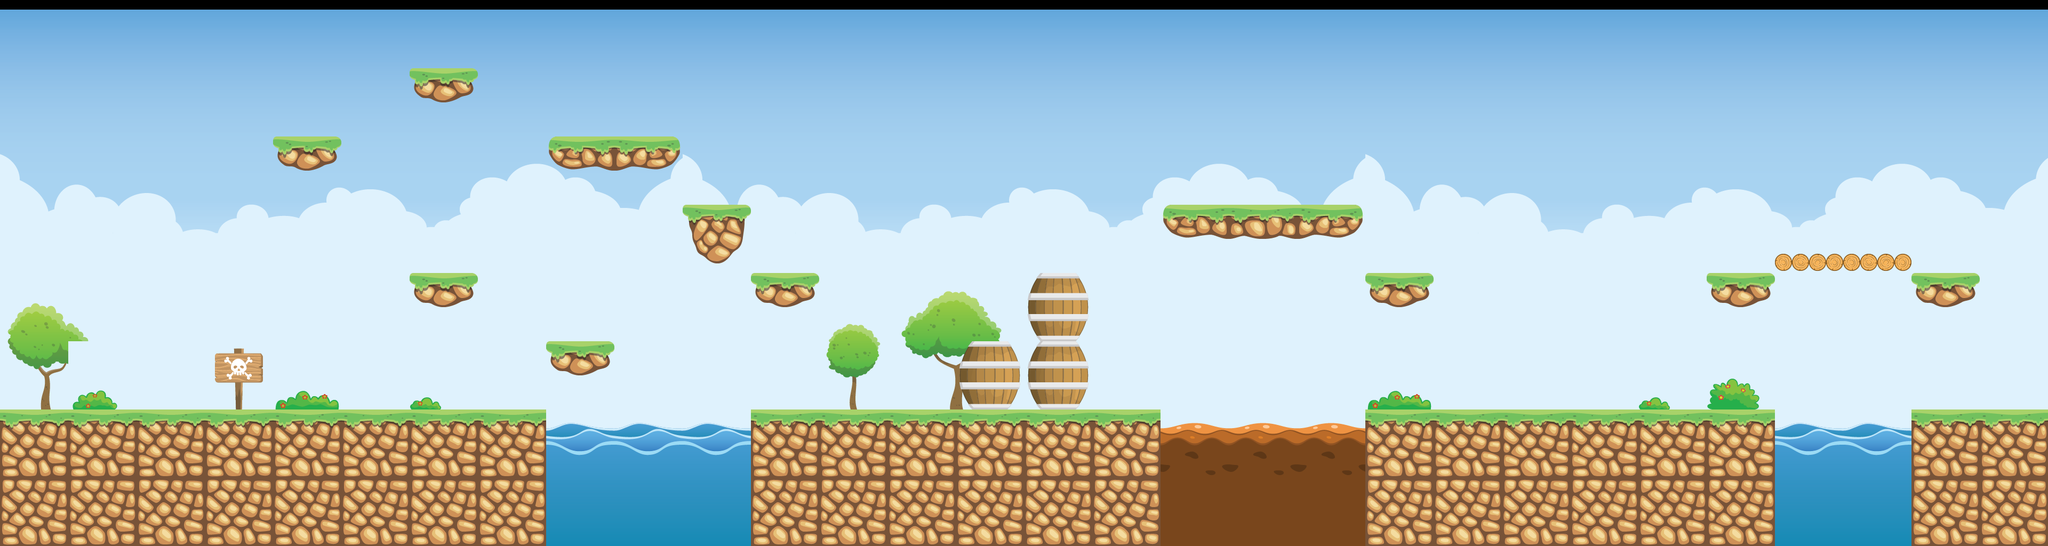

The image is a tile-based game level rendered from a .tmx file. Its description and complete source (layers, tilesets, objects, tile grids) follow:
An orthogonal 30x8 tile map with 128x128 px tiles, 3 tile layers (background, decoracoes, plataformas) and 28 objects.

<map version="1.2" tiledversion="1.3.4" orientation="orthogonal" renderorder="right-down" width="30" height="8" tilewidth="128" tileheight="128" infinite="0" nextlayerid="8" nextobjectid="57">
 <tileset firstgid="1" name="islandmap" tilewidth="128" tileheight="128" tilecount="132" columns="22">
  <image source="pirateisland.png" width="2816" height="768" />
 </tileset>
 <layer id="1" name="background" width="30" height="8">
  <data encoding="csv">
1,2,3,4,5,6,7,8,9,10,1,2,3,4,5,6,7,8,9,10,1,2,3,4,5,6,7,8,9,10,
23,24,25,26,27,28,29,30,31,32,23,24,25,26,27,28,29,30,31,32,23,24,25,26,27,28,29,30,31,32,
45,46,47,48,49,50,51,52,53,54,45,46,47,48,49,50,51,52,53,54,45,46,47,48,49,50,51,52,53,54,
67,68,69,70,71,72,73,74,75,76,67,68,69,70,71,72,73,74,75,76,67,68,69,70,71,72,73,74,75,76,
89,90,91,92,93,94,95,96,97,98,89,90,91,92,93,94,95,96,97,98,89,90,91,92,93,94,95,96,97,98,
111,112,113,114,115,116,117,118,119,120,111,112,113,114,115,89,89,89,89,89,89,89,90,90,90,116,117,118,119,120,
89,89,89,89,89,89,89,89,89,89,89,89,89,89,89,111,111,111,111,111,89,89,89,89,89,89,89,89,89,90,
111,111,111,111,111,111,111,111,111,111,111,111,111,111,89,89,89,89,111,112,111,111,111,111,111,111,111,111,111,112
</data>
 </layer>
 <layer id="2" name="decoracoes" width="30" height="8">
  <data encoding="csv">
0,0,0,0,0,0,0,0,0,0,0,0,0,0,0,0,0,0,0,0,0,0,0,0,0,0,0,0,0,0,
0,0,0,0,0,0,0,0,0,0,0,0,0,0,0,0,0,0,0,0,0,0,0,0,0,0,0,0,0,0,
0,0,0,0,0,0,0,0,0,0,0,0,0,0,0,0,0,0,0,0,0,0,0,0,0,0,0,0,0,0,
0,0,0,0,0,0,0,0,0,0,0,0,0,0,0,0,0,0,0,0,0,0,0,0,0,0,0,0,0,0,
59,60,0,0,0,0,0,0,0,0,0,0,15,103,104,0,0,0,0,0,0,0,0,0,0,0,0,0,0,0,
81,124,0,36,102,0,58,0,0,0,0,0,37,125,126,0,0,0,0,0,102,0,0,0,58,80,0,0,0,0,
0,0,0,0,0,0,0,0,131,131,131,0,0,0,0,0,0,129,129,129,0,0,0,0,0,0,131,131,0,0,
0,0,0,0,0,0,0,0,130,130,130,0,0,0,0,0,0,128,128,128,0,0,0,0,0,0,130,130,0,0
</data>
 </layer>
 <objectgroup id="5" name="plataforma">
  <object id="3" x="517" y="254" width="122" height="65" />
  <object id="4" x="768" y="515" width="125" height="62" />
  <object id="6" x="770" y="127" width="125" height="65" />
  <object id="7" x="1023" y="637" width="128" height="66" />
  <object id="8" x="1027" y="253" width="246" height="67" />
  <object id="13" x="1283" y="382" width="122" height="113" />
  <object id="14" x="1406" y="511" width="130" height="64" />
  <object id="15" x="1797" y="639" width="113" height="128" />
  <object id="16" x="1925" y="513" width="115" height="249" />
  <object id="17" x="2181" y="379" width="376" height="70" />
  <object id="19" x="2561" y="508" width="127" height="68" />
  <object id="20" x="3203" y="509" width="123" height="63" />
  <object id="22" x="3331" y="477" width="252" height="30" />
  <object id="26" x="3588" y="510" width="123" height="67" />
  <object id="30" x="3585" y="764" width="255" height="259" />
  <object id="31" x="2560" y="764" width="766" height="258" />
  <object id="33" x="1406" y="763" width="767" height="260" />
  <object id="37" x="0" y="764" width="1024" height="261" />
 </objectgroup>
 <objectgroup id="6" name="inimigo">
  <object id="39" x="1158.67" y="53.3333" width="117.333" height="196" />
  <object id="41" x="2949.33" y="550.667" width="129.333" height="209.333" />
 </objectgroup>
 <objectgroup id="7" name="recompensas">
  <object id="42" x="768" y="381.333" width="128" height="126.667" />
  <object id="44" x="509.333" y="114.667" width="132" height="136" />
  <object id="45" x="1025.33" y="130.667" width="132" height="121.333" />
  <object id="47" x="1409.33" y="372" width="125.333" height="137.333" />
  <object id="48" x="2169.33" y="244" width="134.667" height="130.667" />
  <object id="52" x="2306.67" y="242.667" width="129.333" height="137.333" />
  <object id="54" x="2433.33" y="246.667" width="132" height="136" />
  <object id="55" x="3197.33" y="626.667" width="129.333" height="138.667" />
 </objectgroup>
 <layer id="4" name="plataformas" width="30" height="8">
  <data encoding="csv">
0,0,0,0,0,0,0,0,0,0,0,0,0,0,0,0,0,0,0,0,0,0,0,0,0,0,0,0,0,0,
0,0,0,0,0,0,18,0,0,0,0,0,0,0,0,0,0,0,0,0,0,0,0,0,0,0,0,0,0,0,
0,0,0,0,18,0,0,0,85,40,0,0,0,0,0,0,0,0,0,0,0,0,0,0,0,0,0,0,0,0,
0,0,0,0,0,0,0,0,0,0,84,0,0,0,0,0,0,85,62,40,0,0,0,0,0,0,17,17,0,0,
0,0,0,0,0,0,18,0,0,0,0,18,0,0,0,38,0,0,0,0,18,0,0,0,0,18,0,0,18,0,
0,0,0,0,0,0,0,0,18,0,0,0,0,0,38,38,0,0,0,0,0,0,0,0,0,0,0,0,0,0,
21,21,21,21,21,21,21,21,0,0,0,21,21,21,21,21,21,0,0,0,21,21,21,21,21,21,0,0,21,21,
44,44,44,44,44,44,44,44,0,0,0,44,44,44,44,44,44,0,0,0,44,44,44,44,44,44,0,0,44,44
</data>
 </layer>
</map>